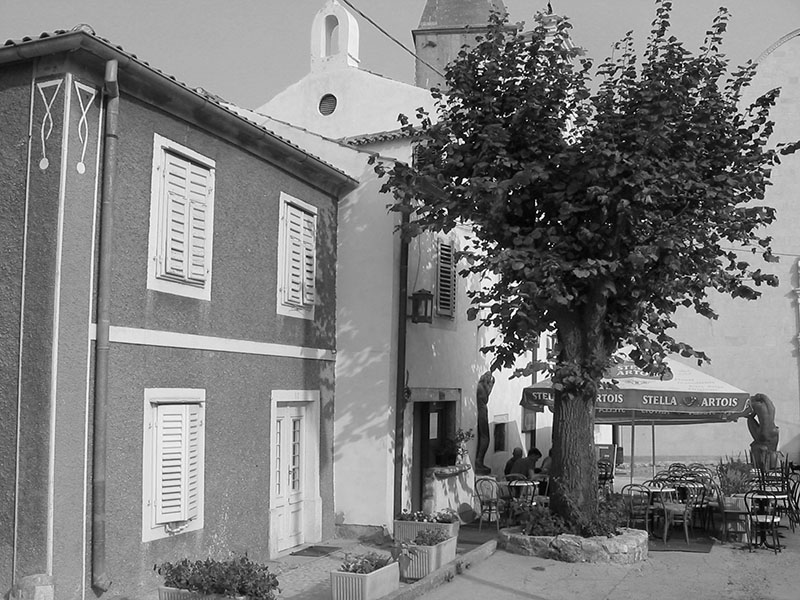
#> input picture Practicum/Week 3/Kroatie_grijs.jpg, 800 x 600 px, found by its file name
$ python op4_helderheid_en_contrast.py
#> lines starting #> are read from the running program, lines starting #| are printed output that depends on the picture
import cv2 as cv

def helderheid_optellen(img,waarde):
    h, w = img.shape
    for i in range(h):
        for j in range(w):

            if(img[i,j] + waarde > 255):
                img[i,j] = 255
            else:
                if(img[i,j] + waarde < 0):
                    img[i,j] = 0
                else:
                    img[i,j] += waarde
    return img

def helderheid_vermedigvuldigen(img,waarde):
    h, w = img.shape

    for i in range(h):
        for j in range(w):
            if(img[i,j] * waarde > 255):
                img[i,j] = 255
            else:
                if(img[i,j] * waarde < 0):
                    img[i,j] = 0
                else:
                    img[i,j] *= waarde

    return img

def gemiddelde_helderheid(img):
    h, w = img.shape
    totaal_pixels = h*w
    totaal_pixel_waardes = 0
    for i in range(h):
        for j in range(w):
            totaal_pixel_waardes += img[i,j]

    return totaal_pixel_waardes//totaal_pixels

def contrast_verlagen(img,waarde):
    h, w = img.shape

    gem_helderheid = gemiddelde_helderheid(img)

    for i in range(h):
        for j in range(w):
            img[i,j] = (img[i,j]-gem_helderheid)/waarde + gem_helderheid

    return img


image = cv.imread('Practicum\Week 3\Kroatie_grijs.jpg',0)
#> image is the input picture: shape (600, 800); min 0, max 255, mean 123.7

img_helderheid_opg = helderheid_optellen(image.copy(),20)
img_helderheid_vegm = helderheid_vermedigvuldigen(image.copy(),1.5)
#> after the loop in helderheid_vermedigvuldigen, `for i in range(h):`:
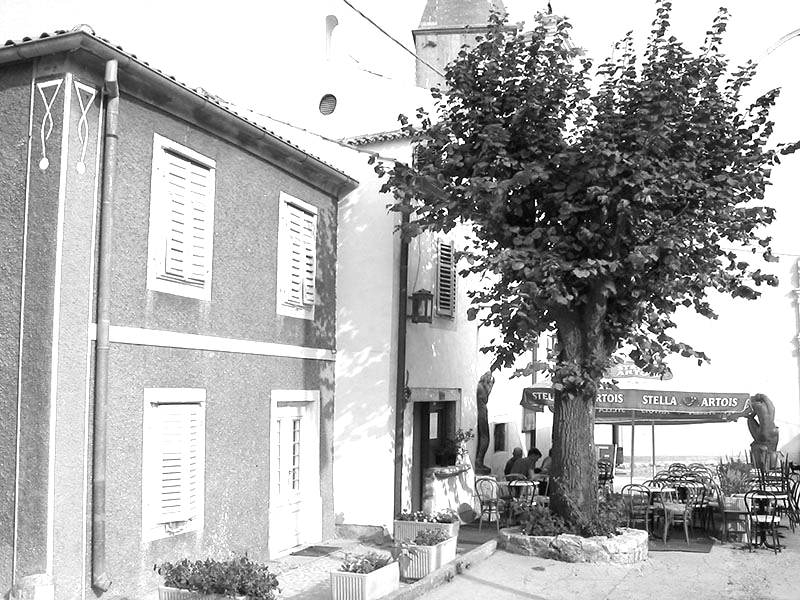
#> img: shape (600, 800); min 0, max 255, mean 175.1
img_contrast = contrast_verlagen(image.copy(),2)
#> after the loop in gemiddelde_helderheid, `for i in range(h):`: totaal_pixel_waardes = 59371940
#> in contrast_verlagen, `gem_helderheid = gemiddelde_helderheid(img)`: gem_helderheid = 123
#> after the loop in contrast_verlagen, `for i in range(h):`:
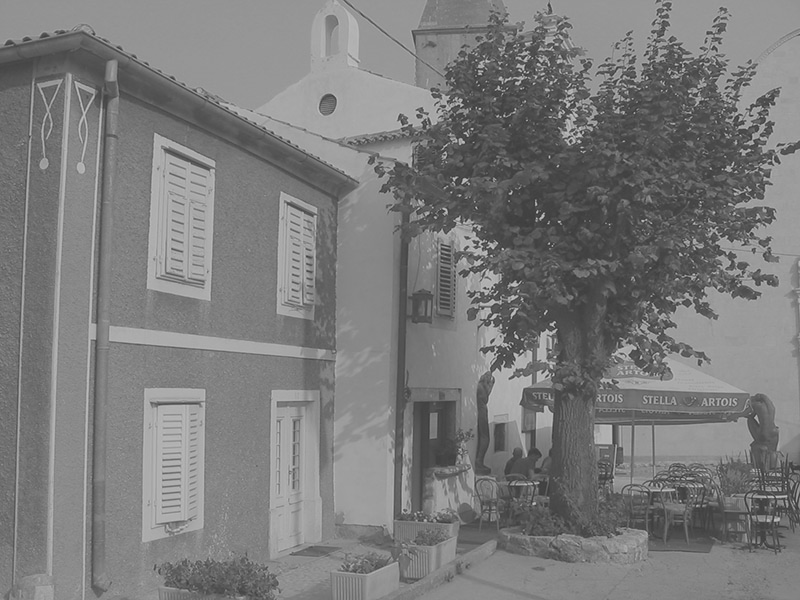
#> img: shape (600, 800); min 61, max 189, mean 123.1

cv.imshow('orignieel',image)
cv.imshow('Helderheid Opgetelt',img_helderheid_opg)
cv.imshow('Helderheid Vermedigvuldigd',img_helderheid_vegm)
cv.imshow('Contrast',img_contrast)

while True:
    key = cv.waitKey(30)
#> (key q is pressed here)
    if key == ord('q') or key == 27:
        break
cv.destroyAllWindows()

$ run again, with Practicum/Week 3/Appels.jpg copied over Practicum/Week 3/Kroatie_grijs.jpg
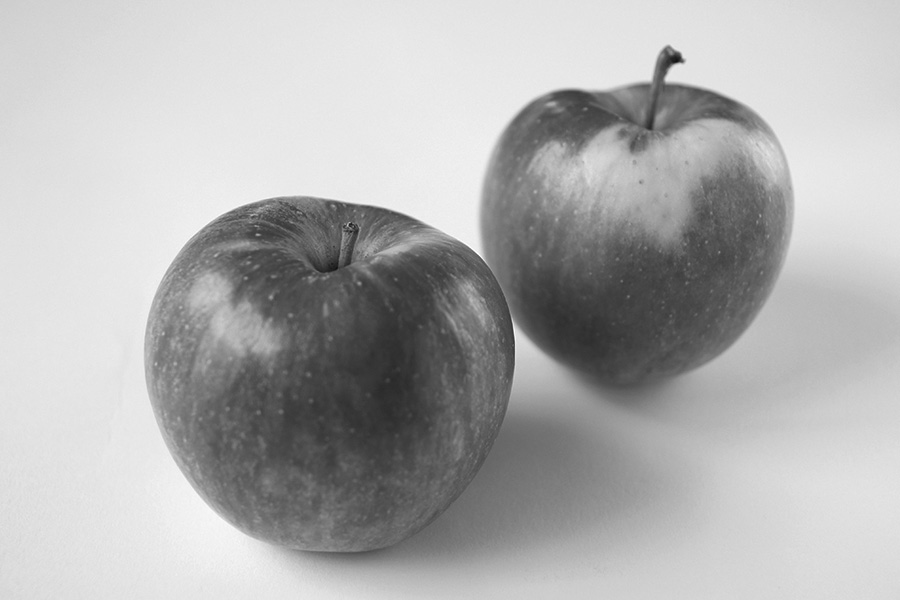
#> input picture Practicum/Week 3/Appels.jpg, 900 x 600 px, found by its file name
#> image is the input picture: shape (600, 900); min 15, max 255, mean 176
#> after the loop in helderheid_vermedigvuldigen, `for i in range(h):`:
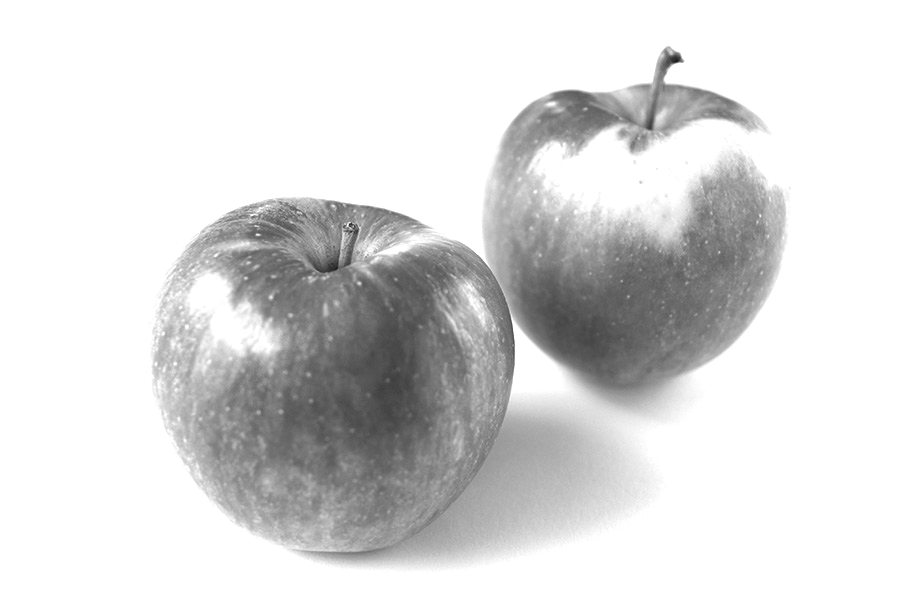
#> img: shape (600, 900); min 22, max 255, mean 218.4
#> after the loop in gemiddelde_helderheid, `for i in range(h):`: totaal_pixel_waardes = 95047789
#> gem_helderheid = 176
#> after the loop in contrast_verlagen, `for i in range(h):`:
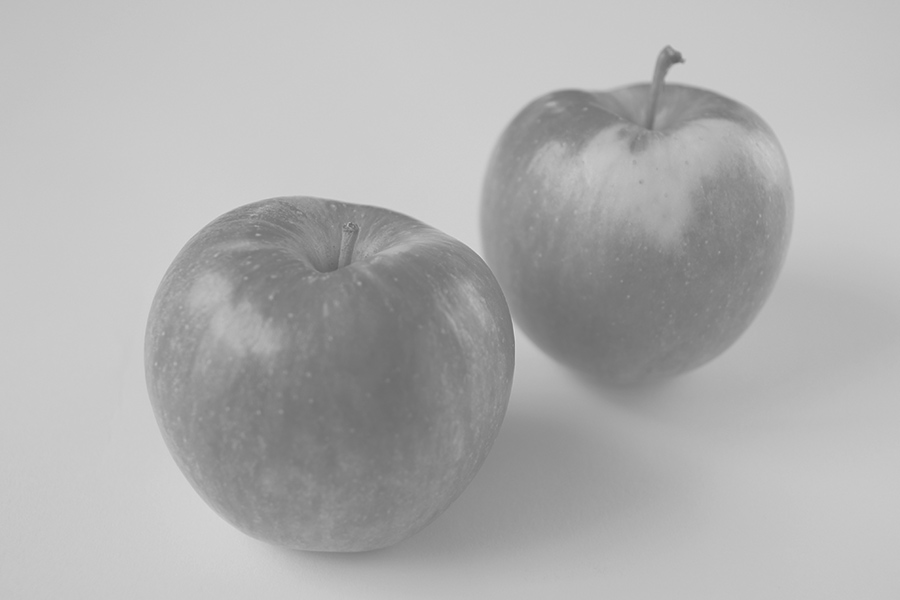
#> img: shape (600, 900); min 95, max 215, mean 175.8

$ run again, with Practicum/Week 3/Peren.jpg copied over Practicum/Week 3/Kroatie_grijs.jpg
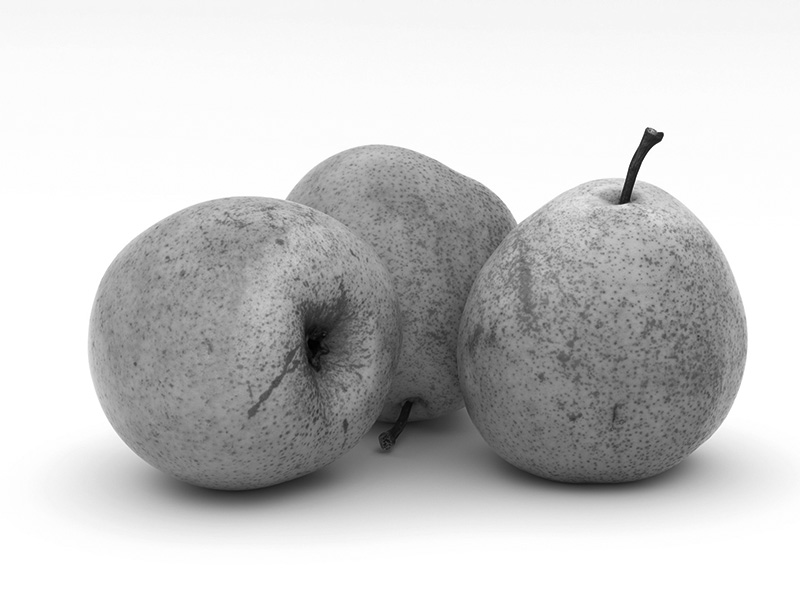
#> input picture Practicum/Week 3/Peren.jpg, 800 x 600 px, found by its file name
#> image is the input picture: shape (600, 800); min 0, max 255, mean 201.2
#> after the loop in helderheid_vermedigvuldigen, `for i in range(h):`:
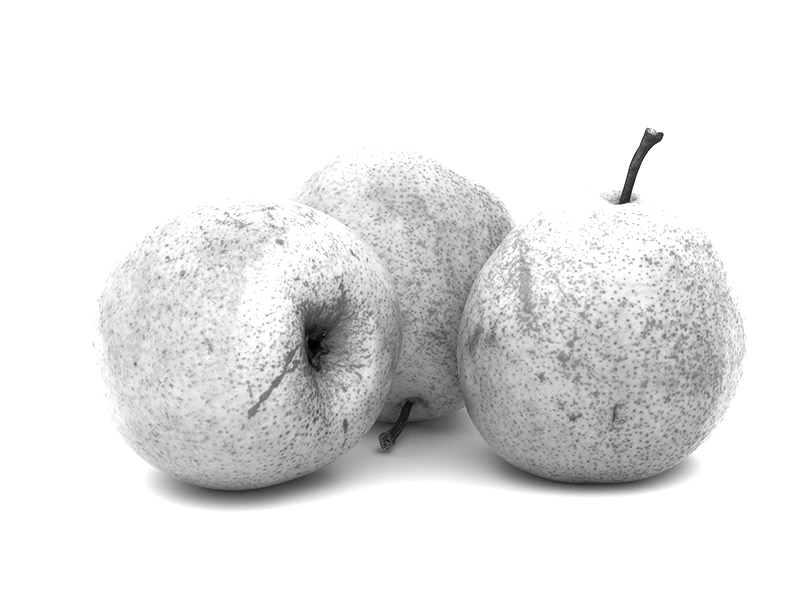
#> img: shape (600, 800); min 0, max 255, mean 230
#> after the loop in gemiddelde_helderheid, `for i in range(h):`: totaal_pixel_waardes = 96592090
#> gem_helderheid = 201
#> after the loop in contrast_verlagen, `for i in range(h):`:
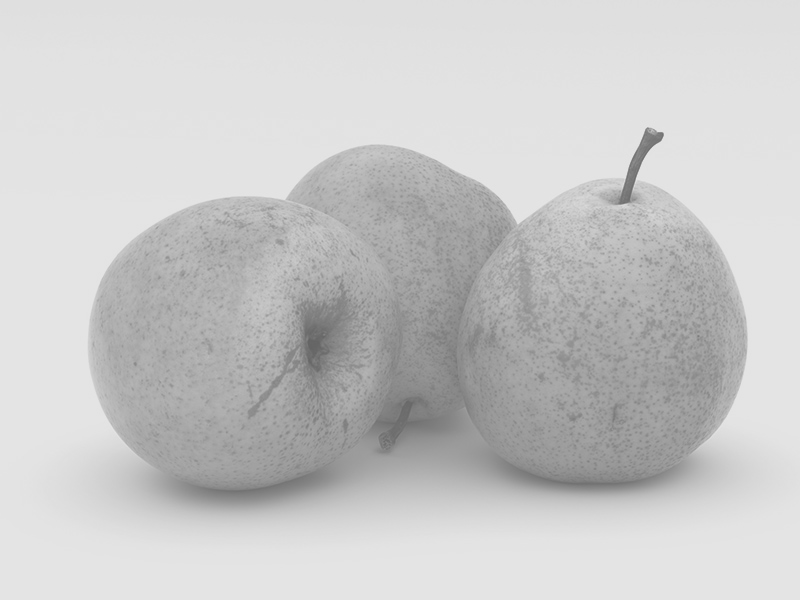
#> img: shape (600, 800); min 100, max 228, mean 200.9
